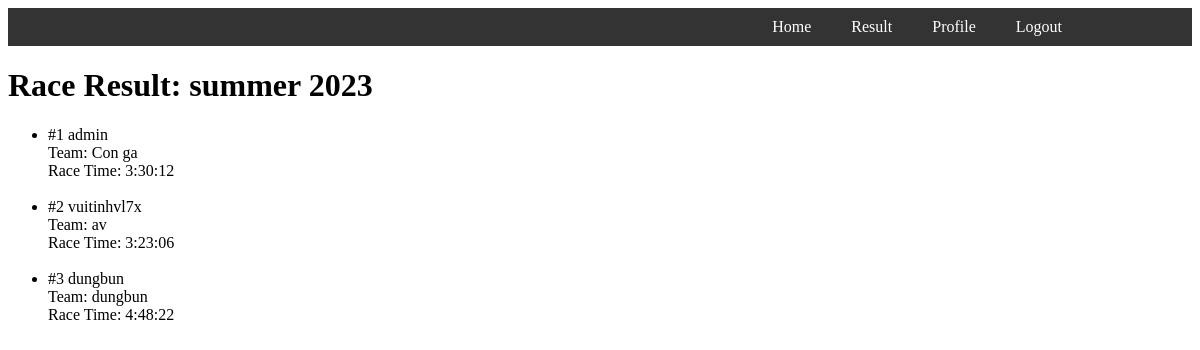
The page /race/race-results/3/ (signed in) on the database its author committed.
### race/models.py (models this page shows, shortened)
class Race(models.Model):
    race_name = models.CharField(max_length=100)
    race_date = models.DateField()
    registration_deadline = models.DateField()

class RaceResult(models.Model):
    race = models.ForeignKey(Race, on_delete=models.CASCADE)
    participant = models.ForeignKey(Participant, on_delete=models.CASCADE)
    race_time = models.DurationField()  # Thời gian thực hiện trong cuộc đua
    finishing_position = models.PositiveIntegerField()  # Vị trí kết thúc cuộc đua

class Participant(models.Model):
    user = models.ForeignKey(User, on_delete=models.CASCADE)
    team = models.ForeignKey(Team, on_delete=models.CASCADE)
    car_description = models.TextField()
    experience = models.IntegerField()
    registered_races = models.ManyToManyField(Race, through='RaceRegistration')

class Team(models.Model):
    name = models.CharField(max_length=100)
    description = models.TextField()
    def __str__(self):
        return self.name

### race/views.py (the view)
# urls.py: path('race/race-results/<int:race_id>/', views.race_result_detail, name='race_result_detail'),
@login_required
def race_result_detail(request, race_id):
    race = get_object_or_404(Race, pk=race_id)
    race_results = RaceResult.objects.filter(race=race)
    return render(request, 'races/race_result_detail.html', {'race': race, 'race_results': race_results})

### race/templates/races/race_result_detail.html (shortened to what this page needs)
<!DOCTYPE html>
<html>
<head>
</head>
<body>
    {% include 'components/navbar.html' %}
    <h1>Race Result: {{ race.race_name }}</h1>
    <ul>
        {% for result in race_results|dictsort:"finishing_position" %}
            <li>
                #{{ result.finishing_position }} {{ result.participant.user.username }}<br>
                Team: {{ result.participant.team }} <br>
                Race Time: {{ result.race_time }}<br>
            </li>
            <br>
        {% empty %}
            <li>No race results available.</li>
        {% endfor %}
    </ul>
</body>
</html>

### race/templates/components/navbar.html
{% load static %}
<link rel="stylesheet" href="{% static 'navbar.css' %}">
<nav class="navbar">
    <a href="{% url 'home' %}" class="navbar-item">Home</a>
    <a href="{% url 'race_result_list' %}" class="navbar-item">Result</a>
    {% if user.is_authenticated %}
        <a href="{% url 'profile' %}" class="navbar-item">Profile</a>
        <a href="{% url 'logout' %}" class="navbar-item">Logout</a>
    {% else %}
        <a href="{% url 'login' %}" class="navbar-item">Login</a>
        <a href="{% url 'register_user' %}" class="navbar-item">Register</a>
    {% endif %}
</nav>

### race/static/navbar.css (style rules this page uses)
.navbar { background-color: #333; padding: 10px; padding-right: 7rem; text-align: right; }
.navbar-item { color: #fff; text-decoration: none; margin: 0 10px; padding: 5px 8px 5px 8px; border-radius: 3px; }

### rows shown on the page
Race: race_name "summer 2023"
RaceResult: finishing_position "1", participant.user.username "admin", participant.team "Con ga", race_time "3:30:12"
RaceResult: finishing_position "2", participant.user.username "vuitinhvl7x", participant.team "av", race_time "3:23:06"
RaceResult: finishing_position "3", participant.user.username "dungbun", participant.team "dungbun", race_time "4:48:22"
